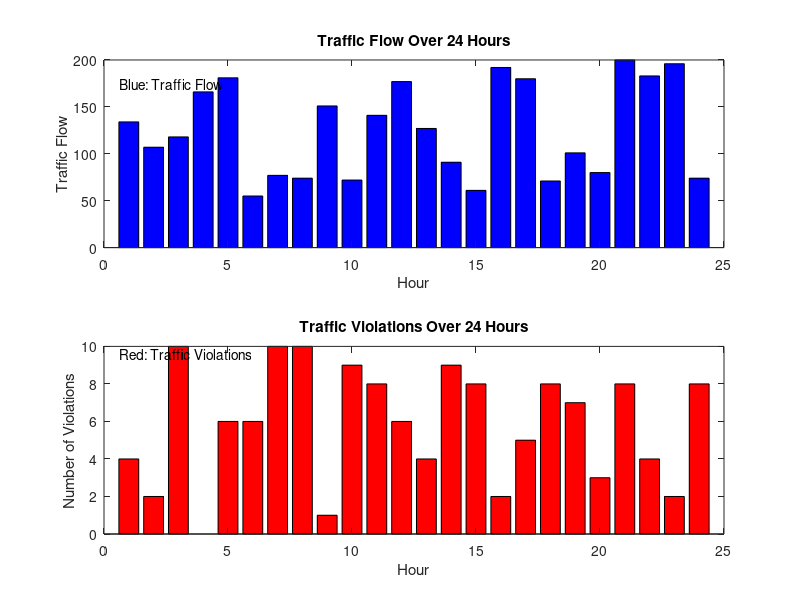

Write the MATLAB code that produced this figure.
% Simulate traffic data
num_hours = 24; % Number of hours in a day
traffic_flow = randi([50, 200], 1, num_hours); % Random traffic flow data
traffic_violations = randi([0, 10], 1, num_hours); % Random traffic violation data

% Plotting the traffic flow
subplot(2,1,1);
bar(1:num_hours, traffic_flow, 'b');
title('Traffic Flow Over 24 Hours');
xlabel('Hour');
ylabel('Traffic Flow');

% Plotting the traffic violations
subplot(2,1,2);
bar(1:num_hours, traffic_violations, 'r');
title('Traffic Violations Over 24 Hours');
xlabel('Hour');
ylabel('Number of Violations');

% Adding annotations
annotation('textbox', [0.15,0.85,0.1,0.1], 'String', 'Blue: Traffic Flow', 'EdgeColor', 'none');
annotation('textbox', [0.15,0.4,0.1,0.1], 'String', 'Red: Traffic Violations', 'EdgeColor', 'none');
